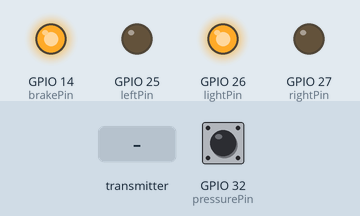
This sketch was run on a simulated ESP32. On the bench: output pins drawn as LEDs (lit = HIGH). The test bench sets the inputs (shaded band); at power-on: GPIO 32 (pressurePin) HIGH. What the sketch prints to the serial monitor is not drawn.

Above: at 1.2 s.
1.3 s: the transmitter starts sending lightSensor = 1024
At 2.7 s:
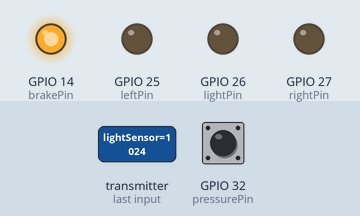
3.0 s: the transmitter starts sending curSpeed = 25
At 4.0 s:
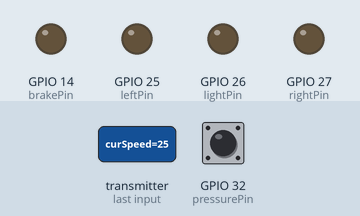
4.5 s: the transmitter starts sending curSpeed = 0
At 5.3 s:
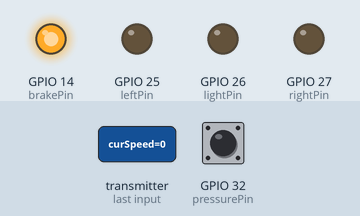
6.2 s: the transmitter starts sending curSpeed = 50
At 6.6 s:
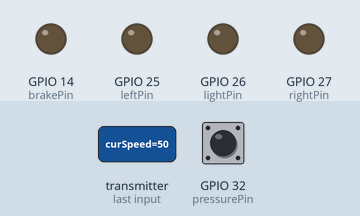
Timing chart, 0 to 8.8 s (numbered marks = the images above; inputs shaded):
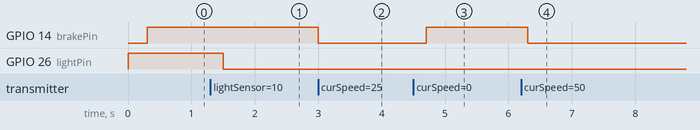

Measured:
- after the input at 1.3 s, GPIO 26 (lightPin): HIGH → LOW after 0.20 s
- after the input at 3.0 s, GPIO 14 (brakePin): HIGH → LOW at once
- after the input at 4.5 s, GPIO 14 (brakePin): LOW → HIGH after 0.20 s
- after the input at 6.2 s, GPIO 14 (brakePin): HIGH → LOW after 0.11 s

The sketch:

Esp_Slave.ino
```cpp
// For WIFI and TwoWayCom
#include <esp_now.h>
#include <WiFi.h>

const int rightPin=27;
const int leftPin=25;
const int lightPin=26;
const int brakePin=14;

// TURN Flags
bool rightTurnFlag = false;
bool leftTurnFlag = false;
int gestureCnt=0;

// Pressure sensor
const int pressurePin=32;
float lastSpeedTime=0,lastSpeed=0, lastRightTurn=0, lastLeftTurn=0;
//Receiver MAC Address
// MASTER : 10:52:1C:67:C5:2C
uint8_t broadcastAddress[] = {0x10, 0x52, 0x1C, 0x67, 0xC5, 0x2C};

// Define the struct that contains the message content
// for our purposes we import the accelerometer readings
typedef struct messageFromMaster {
  String turn;
  int lightSensor;
  float curSpeed;
} messageFromMaster;

typedef struct msgToMaster {
  bool brake;
  bool seatStatus;
} msgToMaster;
// Define the msgForMaster
msgToMaster slaveMessage; // more accurate name of this structure (the message that sends to the Master)
// TO_DO -> Change the struct because we will get different content (ie, pin to trigger the flashes)
messageFromMaster masterMessage;
// Variable to store if sending data was successful
String success;
// String turn;
// int receivedLight;


// Callback Function that sents message
void OnDataSent(const uint8_t *mac_addr, esp_now_send_status_t status){
  // Serial.print("\r\nLast Packet Send Status:\t");
  // Serial.println(status == ESP_NOW_SEND_SUCCESS ? "Delivery Success" : "Delivery Fail");
  if (status == 0){
    // success = "Delivery Success :)";
  }
  else{
    // success = "Delivery Fail :(";
  }
}
// Callback Function that triggered when a new packet arrives
void OnDataRecv(const uint8_t * mac, const uint8_t *incomingData, int len){
  memcpy(&masterMessage,incomingData, sizeof(masterMessage));
  //Just for debug
  // Serial.print("Bytes received: ");
  // Serial.println(len);

  // Write the data that have been sent
  // turn = masterMessage.turn;
  // receivedLight = masterMessage.lightSensor;
  // Serial.println("Received Message-> Speed: " + String(masterMessage.curSpeed) + "Turn: " + String(masterMessage.turn)+" , Light Sensor: " + masterMessage.lightSensor);
}

void initESPNOW(){
  WiFi.mode(WIFI_MODE_STA);
  Serial.println(WiFi.macAddress());
  // Init ESP-NOW
  if (esp_now_init() != ESP_OK) {
    Serial.println("Error initializing ESP-NOW");
    return;
  }

  // Once ESPNow is successfully Init, we will register for Send CB to
  // get the status of Trasnmitted packet
  esp_now_register_send_cb(OnDataSent);

  // Register peer
  esp_now_peer_info_t peerInfo; // TODO MOVE IT AS GLOBAL
  memcpy(peerInfo.peer_addr, broadcastAddress, 6);
  peerInfo.channel = 0;
  peerInfo.encrypt = false;

  // Add peer
  if (esp_now_add_peer(&peerInfo) != ESP_OK){
    Serial.println("Failed to add peer");
    return;
  }
  // Register for a callback function that will be called when data is received
  esp_now_register_recv_cb(OnDataRecv);
}


void blinking(int pin){
  /*
  Blinking the alarm 5 times (about 1 second procedure)
  */
  for(int k=0; k<=5; k++){
    digitalWrite(pin,HIGH);
    vTaskDelay(200/portTICK_PERIOD_MS);
    // delay(200);
    digitalWrite(pin,LOW);
    // delay(300);
    vTaskDelay(300/portTICK_PERIOD_MS);


  }
}
void checkLeft(){
  if (masterMessage.turn=="right"){
    if (rightTurnFlag == true && gestureCnt >= 1 && millis() <= lastRightTurn + 2000 / portTICK_PERIOD_MS) {
      Serial.println("[RIGHT] 2nd gesture");
      rightTurnFlag = false;
      gestureCnt = 0;
      blinking(rightPin);
    } else {
      // Also set a timer in 5 seconds (you could do the second gesture into 5 seconds)
      Serial.println("[RIGHT] 1st gesture");
      lastRightTurn = millis();
      gestureCnt += 1;
      rightTurnFlag = true;
    }
  }
}
void checkRight(){
  if (masterMessage.turn=="left"){
    if (leftTurnFlag == true && gestureCnt >= 1 && millis() <= lastLeftTurn + 2000 / portTICK_PERIOD_MS) {
      Serial.println("[LEFT] 2nd gesture");
      leftTurnFlag = false;
      gestureCnt = 0;
      blinking(leftPin);
    } else {
      // Also set a timer in 5 seconds (you could do the second gesture into 5 seconds)
      Serial.println("[LEFT] 1st gesture");
      lastLeftTurn = millis();
      gestureCnt += 1;
      leftTurnFlag = true;
    }
  }
}
void checkAlarms(){
  checkLeft();
  checkRight();


  if (masterMessage.lightSensor< 800){
    digitalWrite(lightPin,HIGH);
  }else{
    digitalWrite(lightPin,LOW);

  }
}
void checkBrakes(){
  //by recognizing the velocity reduction
  if (millis() > lastSpeedTime + (200/portTICK_PERIOD_MS) ){
    lastSpeedTime=millis();
      // Serial.println("Last speed: "+String(lastSpeed)+ " CurSpeed: "+ String(masterMessage.curSpeed));

    if (masterMessage.curSpeed<=(3*lastSpeed)/4 || masterMessage.curSpeed==0.0){
      slaveMessage.brake = true;
      digitalWrite(brakePin,HIGH);
    }else{
    digitalWrite(brakePin,LOW);
    slaveMessage.brake = false;
   }
  lastSpeed=masterMessage.curSpeed;
  }
}

void alarmTask(void * parameters){
  for(;;){
    checkAlarms();
    vTaskDelay(500/portTICK_PERIOD_MS);
  }

}
void seatTask(void * parameters){
  /*
  This task reads the values of the pressure sensor
  The basic logic is to discetize the values to 0 or 1
  in order to know whether the driver is sit or not
  */


  for(;;){
    checkBrakes();
    Serial.println(touchRead(pressurePin));


    bool previousStatus;
    if (touchRead(pressurePin) >=20){
      // Orthopetalia
      slaveMessage.seatStatus=false;
    }else{
      slaveMessage.seatStatus=true;
    }
    vTaskDelay(100/portTICK_PERIOD_MS);
  }
}

void masterCommunication(void* parameters){
  for(;;){
    esp_err_t result = esp_now_send(broadcastAddress, (uint8_t *) &slaveMessage, sizeof(slaveMessage));
    vTaskDelay(100/portTICK_PERIOD_MS);
  }
}

void setup()
{
  pinMode(brakePin, OUTPUT);
  Serial.begin(115200);
  initESPNOW();
  // Init alarms
  pinMode(leftPin,OUTPUT);
  pinMode(rightPin, OUTPUT);
  pinMode(lightPin,OUTPUT);
  xTaskCreate(
    alarmTask,
    "AlarmTask",
    1024,
    NULL,
    1,
    NULL
  );
  xTaskCreate(
    seatTask,
    "seatTask",
    1024,
    NULL,
    1,
    NULL
  );
  xTaskCreate(
    masterCommunication,
    "masterCommunication",
    2000,
    NULL,
    1,
    NULL
  );
}


void loop(){}
```
